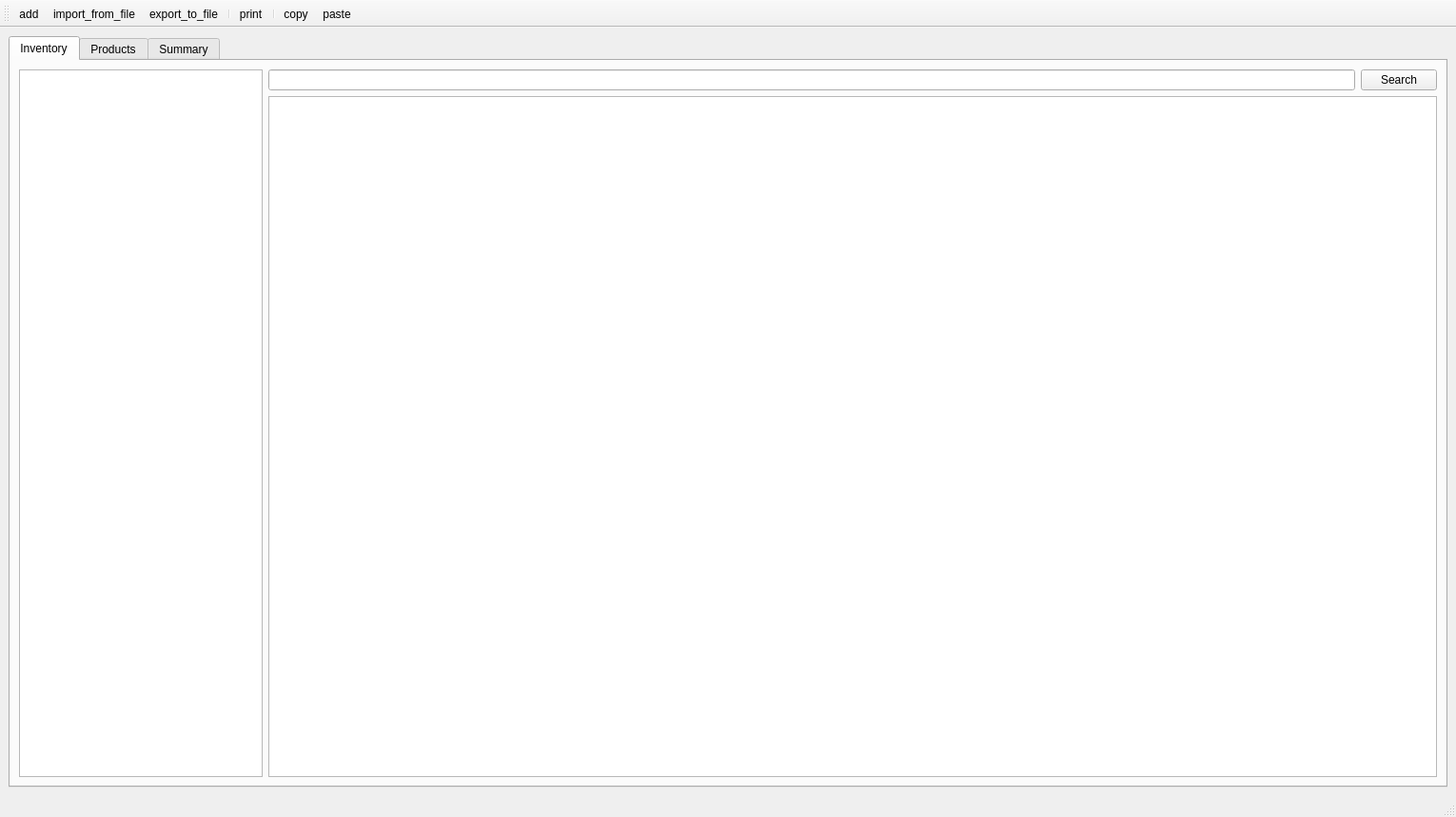
<?xml version="1.0" encoding="UTF-8"?>
<ui version="4.0">
 <class>MainWindow</class>
 <widget class="QMainWindow" name="MainWindow">
  <property name="geometry">
   <rect>
    <x>0</x>
    <y>0</y>
    <width>1530</width>
    <height>859</height>
   </rect>
  </property>
  <property name="windowTitle">
   <string>MainWindow</string>
  </property>
  <widget class="QWidget" name="centralwidget">
   <layout class="QVBoxLayout" name="verticalLayout">
    <item>
     <widget class="QTabWidget" name="tabWidget">
      <property name="currentIndex">
       <number>0</number>
      </property>
      <widget class="QWidget" name="inventory">
       <attribute name="icon">
        <iconset>
         <normaloff>../../assets/pictures/clipboard-list.png</normaloff>../../assets/pictures/clipboard-list.png</iconset>
       </attribute>
       <attribute name="title">
        <string>Inventory</string>
       </attribute>
       <layout class="QGridLayout" name="gridLayout">
        <item row="0" column="4">
         <widget class="QPushButton" name="inventory_search">
          <property name="text">
           <string>Search</string>
          </property>
         </widget>
        </item>
        <item row="0" column="3">
         <widget class="QLineEdit" name="inventory_line_edit"/>
        </item>
        <item row="1" column="3" colspan="2">
         <widget class="QTableView" name="inventory_table_view">
          <property name="editTriggers">
           <set>QAbstractItemView::NoEditTriggers</set>
          </property>
         </widget>
        </item>
        <item row="0" column="0" rowspan="2" colspan="2">
         <widget class="QTreeView" name="inventory_tree_view"/>
        </item>
       </layout>
      </widget>
      <widget class="QWidget" name="products">
       <attribute name="icon">
        <iconset>
         <normaloff>../../assets/pictures/earring.png</normaloff>../../assets/pictures/earring.png</iconset>
       </attribute>
       <attribute name="title">
        <string>Products</string>
       </attribute>
       <layout class="QGridLayout" name="gridLayout_3">
        <item row="0" column="0">
         <layout class="QGridLayout" name="gridLayout_2">
          <item row="5" column="1" colspan="2">
           <widget class="QLabel" name="picture_2">
            <property name="minimumSize">
             <size>
              <width>200</width>
              <height>200</height>
             </size>
            </property>
            <property name="frameShape">
             <enum>QFrame::Box</enum>
            </property>
            <property name="text">
             <string/>
            </property>
            <property name="pixmap">
             <pixmap>../../assets/pictures/plus.png</pixmap>
            </property>
            <property name="alignment">
             <set>Qt::AlignCenter</set>
            </property>
           </widget>
          </item>
          <item row="0" column="4" rowspan="3">
           <widget class="QTableView" name="summary_table">
            <property name="toolTip">
             <string extracomment="test"/>
            </property>
            <property name="toolTipDuration">
             <number>2</number>
            </property>
            <property name="whatsThis">
             <string/>
            </property>
           </widget>
          </item>
          <item row="5" column="4">
           <widget class="QTextEdit" name="comments"/>
          </item>
          <item row="3" column="4">
           <widget class="QTableView" name="additional_table"/>
          </item>
          <item row="3" column="1" colspan="2">
           <widget class="QLabel" name="picture_3">
            <property name="minimumSize">
             <size>
              <width>200</width>
              <height>200</height>
             </size>
            </property>
            <property name="frameShape">
             <enum>QFrame::Box</enum>
            </property>
            <property name="text">
             <string/>
            </property>
            <property name="pixmap">
             <pixmap>../../assets/pictures/plus.png</pixmap>
            </property>
            <property name="alignment">
             <set>Qt::AlignCenter</set>
            </property>
           </widget>
          </item>
          <item row="0" column="1" rowspan="3" colspan="2">
           <widget class="QLabel" name="picture_1">
            <property name="minimumSize">
             <size>
              <width>200</width>
              <height>200</height>
             </size>
            </property>
            <property name="toolTip">
             <string/>
            </property>
            <property name="toolTipDuration">
             <number>-1</number>
            </property>
            <property name="whatsThis">
             <string extracomment="test"/>
            </property>
            <property name="frameShape">
             <enum>QFrame::Box</enum>
            </property>
            <property name="text">
             <string/>
            </property>
            <property name="pixmap">
             <pixmap>../../assets/pictures/plus.png</pixmap>
            </property>
            <property name="scaledContents">
             <bool>false</bool>
            </property>
            <property name="alignment">
             <set>Qt::AlignCenter</set>
            </property>
           </widget>
          </item>
          <item row="6" column="2">
           <layout class="QGridLayout" name="gridLayout_4">
            <item row="0" column="0">
             <widget class="QLabel" name="product_price_for_piece_text">
              <property name="text">
               <string>Price for one</string>
              </property>
             </widget>
            </item>
            <item row="1" column="0">
             <widget class="QLabel" name="product_price_for_pair_text">
              <property name="text">
               <string>Price for pair</string>
              </property>
             </widget>
            </item>
            <item row="2" column="1">
             <widget class="QLineEdit" name="product_type_line_edit">
              <property name="sizePolicy">
               <sizepolicy hsizetype="Fixed" vsizetype="Fixed">
                <horstretch>0</horstretch>
                <verstretch>0</verstretch>
               </sizepolicy>
              </property>
             </widget>
            </item>
            <item row="0" column="1">
             <widget class="QLabel" name="product_price_for_piece_value">
              <property name="text">
               <string>Price placeholder</string>
              </property>
             </widget>
            </item>
            <item row="1" column="1">
             <widget class="QLabel" name="product_price_for_pair_value">
              <property name="text">
               <string>Price placeholder</string>
              </property>
             </widget>
            </item>
            <item row="2" column="0">
             <widget class="QLabel" name="product_type_label">
              <property name="text">
               <string>Product type</string>
              </property>
             </widget>
            </item>
            <item row="3" column="0">
             <widget class="QLabel" name="product_amount_label">
              <property name="text">
               <string>Amount</string>
              </property>
             </widget>
            </item>
            <item row="3" column="1">
             <widget class="QLineEdit" name="product_amount_value">
              <property name="sizePolicy">
               <sizepolicy hsizetype="Fixed" vsizetype="Fixed">
                <horstretch>0</horstretch>
                <verstretch>0</verstretch>
               </sizepolicy>
              </property>
             </widget>
            </item>
           </layout>
          </item>
          <item row="1" column="0" rowspan="10">
           <widget class="QTreeView" name="treeView">
            <property name="sizePolicy">
             <sizepolicy hsizetype="Fixed" vsizetype="Expanding">
              <horstretch>0</horstretch>
              <verstretch>0</verstretch>
             </sizepolicy>
            </property>
            <property name="minimumSize">
             <size>
              <width>200</width>
              <height>0</height>
             </size>
            </property>
           </widget>
          </item>
          <item row="0" column="0">
           <layout class="QGridLayout" name="gridLayout_5">
            <property name="sizeConstraint">
             <enum>QLayout::SetDefaultConstraint</enum>
            </property>
            <item row="0" column="1">
             <widget class="QLabel" name="magnifying_glass">
              <property name="maximumSize">
               <size>
                <width>20</width>
                <height>22</height>
               </size>
              </property>
              <property name="text">
               <string/>
              </property>
              <property name="pixmap">
               <pixmap>../../assets/pictures/magnifier.png</pixmap>
              </property>
             </widget>
            </item>
            <item row="0" column="0">
             <widget class="QLineEdit" name="search_products">
              <property name="sizePolicy">
               <sizepolicy hsizetype="Ignored" vsizetype="Fixed">
                <horstretch>0</horstretch>
                <verstretch>0</verstretch>
               </sizepolicy>
              </property>
             </widget>
            </item>
           </layout>
          </item>
         </layout>
        </item>
       </layout>
      </widget>
      <widget class="QWidget" name="summary">
       <attribute name="icon">
        <iconset>
         <normaloff>../../assets/pictures/sum.png</normaloff>../../assets/pictures/sum.png</iconset>
       </attribute>
       <attribute name="title">
        <string>Summary</string>
       </attribute>
       <layout class="QGridLayout" name="gridLayout_6">
        <item row="0" column="1">
         <widget class="QLineEdit" name="summary_total_spend">
          <property name="enabled">
           <bool>false</bool>
          </property>
          <property name="sizePolicy">
           <sizepolicy hsizetype="Fixed" vsizetype="Fixed">
            <horstretch>0</horstretch>
            <verstretch>0</verstretch>
           </sizepolicy>
          </property>
         </widget>
        </item>
        <item row="0" column="0">
         <widget class="QLabel" name="label">
          <property name="text">
           <string>Total spend:</string>
          </property>
         </widget>
        </item>
        <item row="1" column="1">
         <spacer name="verticalSpacer">
          <property name="orientation">
           <enum>Qt::Vertical</enum>
          </property>
          <property name="sizeHint" stdset="0">
           <size>
            <width>20</width>
            <height>40</height>
           </size>
          </property>
         </spacer>
        </item>
        <item row="0" column="2">
         <spacer name="horizontalSpacer">
          <property name="orientation">
           <enum>Qt::Horizontal</enum>
          </property>
          <property name="sizeHint" stdset="0">
           <size>
            <width>40</width>
            <height>20</height>
           </size>
          </property>
         </spacer>
        </item>
       </layout>
      </widget>
     </widget>
    </item>
   </layout>
  </widget>
  <widget class="QMenuBar" name="menubar">
   <property name="geometry">
    <rect>
     <x>0</x>
     <y>0</y>
     <width>1530</width>
     <height>22</height>
    </rect>
   </property>
  </widget>
  <widget class="QStatusBar" name="statusbar"/>
  <widget class="QToolBar" name="toolBar">
   <property name="windowTitle">
    <string>toolBar</string>
   </property>
   <attribute name="toolBarArea">
    <enum>TopToolBarArea</enum>
   </attribute>
   <attribute name="toolBarBreak">
    <bool>false</bool>
   </attribute>
   <addaction name="action_add"/>
   <addaction name="action_import_from_file"/>
   <addaction name="action_export_to_file"/>
   <addaction name="separator"/>
   <addaction name="action_print"/>
   <addaction name="separator"/>
   <addaction name="action_copy"/>
   <addaction name="action_paste"/>
  </widget>
  <action name="action_add">
   <property name="icon">
    <iconset>
     <normaloff>../../assets/pictures/plus.png</normaloff>../../assets/pictures/plus.png</iconset>
   </property>
   <property name="text">
    <string>add</string>
   </property>
   <property name="toolTip">
    <string>Add new item</string>
   </property>
  </action>
  <action name="action_copy">
   <property name="icon">
    <iconset>
     <normaloff>../../assets/pictures/document-copy.png</normaloff>../../assets/pictures/document-copy.png</iconset>
   </property>
   <property name="text">
    <string>copy</string>
   </property>
   <property name="toolTip">
    <string>Copy item</string>
   </property>
   <property name="shortcut">
    <string>Ctrl+C</string>
   </property>
  </action>
  <action name="action_print">
   <property name="icon">
    <iconset>
     <normaloff>../../assets/pictures/printer.png</normaloff>../../assets/pictures/printer.png</iconset>
   </property>
   <property name="text">
    <string>print</string>
   </property>
   <property name="toolTip">
    <string>Print</string>
   </property>
  </action>
  <action name="action_paste">
   <property name="icon">
    <iconset>
     <normaloff>../../assets/pictures/clipboard-paste-document-text.png</normaloff>../../assets/pictures/clipboard-paste-document-text.png</iconset>
   </property>
   <property name="text">
    <string>paste</string>
   </property>
   <property name="toolTip">
    <string>Paste</string>
   </property>
   <property name="shortcut">
    <string>Ctrl+V</string>
   </property>
  </action>
  <action name="action_import_from_file">
   <property name="icon">
    <iconset>
     <normaloff>../../assets/pictures/document--plus.png</normaloff>../../assets/pictures/document--plus.png</iconset>
   </property>
   <property name="text">
    <string>import_from_file</string>
   </property>
   <property name="toolTip">
    <string>Import from file</string>
   </property>
  </action>
  <action name="action_export_to_file">
   <property name="icon">
    <iconset>
     <normaloff>../../assets/pictures/document--arrow.png</normaloff>../../assets/pictures/document--arrow.png</iconset>
   </property>
   <property name="text">
    <string>export_to_file</string>
   </property>
   <property name="toolTip">
    <string>Export to file</string>
   </property>
  </action>
 </widget>
 <resources/>
 <connections>
  <connection>
   <sender>inventory_table_view</sender>
   <signal>doubleClicked(QModelIndex)</signal>
   <receiver>MainWindow</receiver>
   <slot>inventory_edit_item()</slot>
   <hints>
    <hint type="sourcelabel">
     <x>518</x>
     <y>316</y>
    </hint>
    <hint type="destinationlabel">
     <x>656</x>
     <y>-3</y>
    </hint>
   </hints>
  </connection>
  <connection>
   <sender>inventory_line_edit</sender>
   <signal>returnPressed()</signal>
   <receiver>MainWindow</receiver>
   <slot>inventory_search_clicked()</slot>
   <hints>
    <hint type="sourcelabel">
     <x>666</x>
     <y>121</y>
    </hint>
    <hint type="destinationlabel">
     <x>803</x>
     <y>-2</y>
    </hint>
   </hints>
  </connection>
  <connection>
   <sender>inventory_search</sender>
   <signal>clicked()</signal>
   <receiver>MainWindow</receiver>
   <slot>inventory_search_clicked()</slot>
   <hints>
    <hint type="sourcelabel">
     <x>1507</x>
     <y>122</y>
    </hint>
    <hint type="destinationlabel">
     <x>1217</x>
     <y>-16</y>
    </hint>
   </hints>
  </connection>
  <connection>
   <sender>tabWidget</sender>
   <signal>currentChanged(int)</signal>
   <receiver>MainWindow</receiver>
   <slot>inventory_tab_changed()</slot>
   <hints>
    <hint type="sourcelabel">
     <x>224</x>
     <y>73</y>
    </hint>
    <hint type="destinationlabel">
     <x>257</x>
     <y>-11</y>
    </hint>
   </hints>
  </connection>
 </connections>
 <slots>
  <slot>inventory_add_from_file_clicked()</slot>
  <slot>inventory_add_manually()</slot>
  <slot>inventory_search_clicked()</slot>
  <slot>inventory_edit_item()</slot>
  <slot>inventory_tab_changed()</slot>
 </slots>
</ui>
